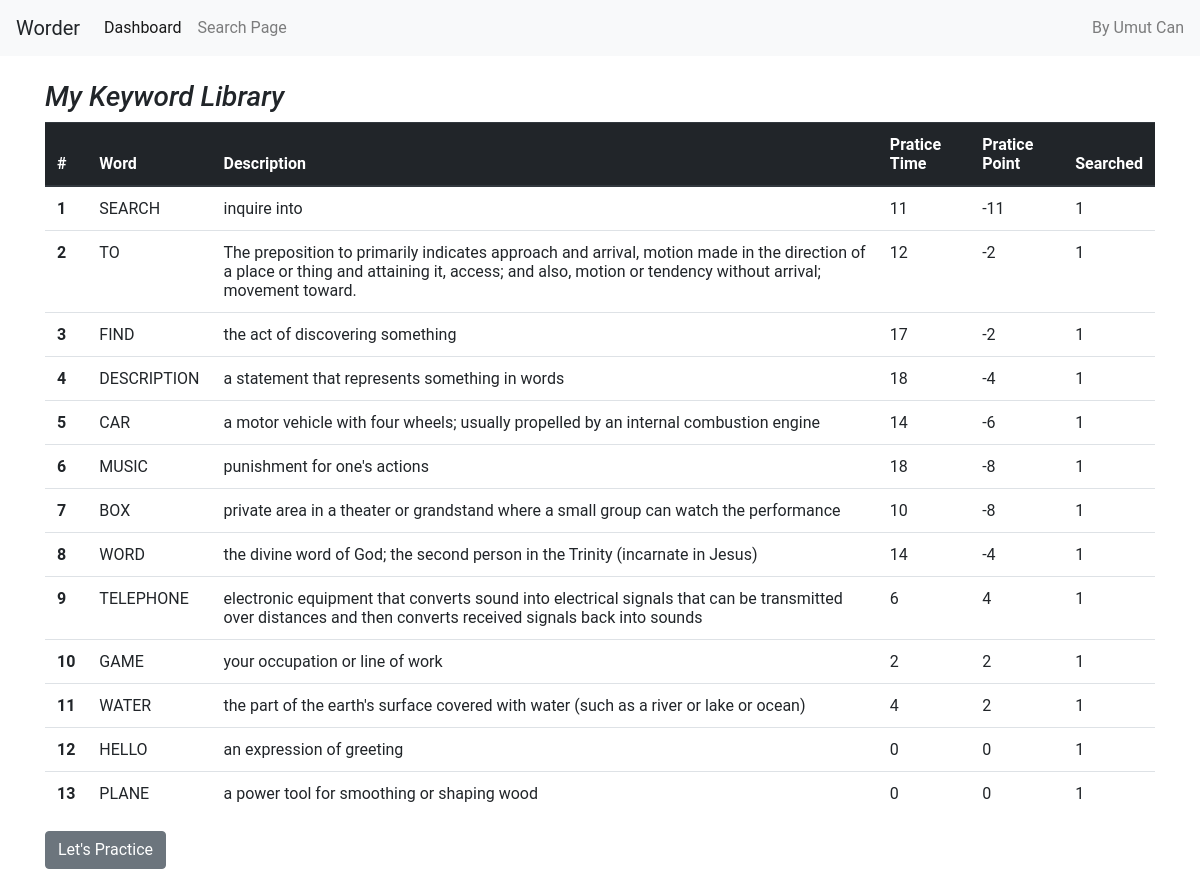
/dashboard, run on the app's committed database.
### main.py (models this page shows)
class Words(db.Model):
    id = db.Column(db.Integer, primary_key=True)
    word = db.Column(db.String, unique=True, nullable=False)
    desc = db.Column(db.String)
    prac_time = db.Column(db.Integer)
    practice_point = db.Column(db.Integer)
    search_time = db.Column(db.Integer)

### main.py (the view)
@app.route("/dashboard", methods=['GET', 'POST'])
def dashboard():
    error = None
    table = Words.query.all()
    if request.method == 'POST':
        if request.form["button"] == "practice":
            if len(table) <10:
                error="To practice you should add at least 10 Word to your library."
                return render_template('dashboard.html',error=error, table=table)
            return redirect(url_for("practice"))
    return render_template('dashboard.html',error=error, table=table)

### templates/dashboard.html (shortened to what this page needs)
{% include 'navbar.html' %}
<link rel="stylesheet" href="https://cdn.jsdelivr.net/npm/bootstrap@4.1.3/dist/css/bootstrap.min.css">
<!DOCTYPE html>
<html lang="en">
<head>
</head>
<body>
    <div class="container">
        <br>
        <h3><i>My Keyword Library</i></h3>
        <table class="table">
            <thead class="thead-dark">
              <tr>
                <th scope="col">#</th>
                <th scope="col">Word</th>
                <th scope="col">Description</th>
                <th scope="col">Pratice Time</th>
                <th scope="col">Pratice Point</th>
                <th scope="col">Searched</th>
              </tr>
            </thead>
            <tbody>
                {%for row in table %}
                    <tr>
                    <th scope="row">{{row.id}}</th>
                    <td>{{row.word}}</td>
                    <td>{{row.desc}}</td>
                    <td>{{row.prac_time}}</td>
                    <td>{{row.practice_point}}</td>
                    <td>{{row.search_time}}</td>
                  </tr>
                {% endfor %}
            </tbody>
          </table>
          <form method="post">
            <button type="submit" class="btn btn-secondary" name="button" value="practice">Let's Practice</button>
          </form>
    </div>
</body>
</html>

### templates/navbar.html (shortened to what this page needs)
<link rel="stylesheet" href="https://cdn.jsdelivr.net/npm/bootstrap@4.1.3/dist/css/bootstrap.min.css">
<nav class="navbar navbar-expand-lg navbar-light bg-light">
    <a class="navbar-brand">Worder</a>
    <div class="collapse navbar-collapse" id="navbarText">
      <ul class="navbar-nav mr-auto">
        <li class="nav-item active">
          <a class="nav-link" href="/dashboard">Dashboard <span class="sr-only">(current)</span></a>
        </li>
        <li class="nav-item">
          <a class="nav-link" href="/search">Search Page</a>
        </li>
      </ul>
      <span class="navbar-text">
        By Umut Can
      </span>
    </div>
  </nav>

### templates/dashboard.html (style rules this page uses)
body { margin: 0px; font-family: "Roboto", 'Times New Roman', Times, serif; }
* { margin: 0; padding: 0; }
.container { max-width: 95% !important; }

### data on the page
Words: id "1", word "SEARCH", desc "inquire into", prac_time "11", practice_point "-11", search_time "1"
Words: id "2", word "TO", desc "The preposition to primarily indicates approach and arrival, motion made in the direction of a place or thing and attaining it, access; and also, motion or tendency without arrival; movement toward.", prac_time "12", practice_point "-2", search_time "1"
Words: id "3", word "FIND", desc "the act of discovering something", prac_time "17", practice_point "-2", search_time "1"
Words: id "4", word "DESCRIPTION", desc "a statement that represents something in words", prac_time "18", practice_point "-4", search_time "1"
Words: id "5", word "CAR", desc "a motor vehicle with four wheels; usually propelled by an internal combustion engine", prac_time "14", practice_point "-6", search_time "1"
Words: id "6", word "MUSIC", desc "punishment for one's actions", prac_time "18", practice_point "-8", search_time "1"
Words: id "7", word "BOX", desc "private area in a theater or grandstand where a small group can watch the performance", prac_time "10", practice_point "-8", search_time "1"
Words: id "8", word "WORD", desc "the divine word of God; the second person in the Trinity (incarnate in Jesus)", prac_time "14", practice_point "-4", search_time "1"
Words: id "9", word "TELEPHONE", desc "electronic equipment that converts sound into electrical signals that can be transmitted over distances and then converts received signals back into sounds", prac_time "6", practice_point "4", search_time "1"
Words: id "10", word "GAME", desc "your occupation or line of work", prac_time "2", practice_point "2", search_time "1"
Words: id "11", word "WATER", desc "the part of the earth's surface covered with water (such as a river or lake or ocean)", prac_time "4", practice_point "2", search_time "1"
Words: id "12", word "HELLO", desc "an expression of greeting", prac_time "0", practice_point "0", search_time "1"
Words: id "13", word "PLANE", desc "a power tool for smoothing or shaping wood", prac_time "0", practice_point "0", search_time "1"
